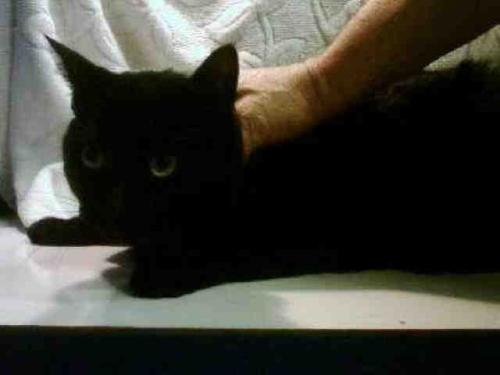
#> input picture data/raw/cats/10408.jpg, 500 x 375 px, found by its file name; its folder holds 3 pictures in this run
$ python data_preprocessing.py
#> lines starting #> are read from the running program, lines starting #| are printed output that depends on the picture
import os
import random
import shutil
from PIL import Image
from kaggle.api.kaggle_api_extended import KaggleApi

RAW_DIR = "data/raw"
PROCESSED_DIR = "data/processed"
IMG_SIZE = 224
SPLITS = {"train": 0.8, "val": 0.1, "test": 0.1}

CLASS_MAP = {
    "Cat": "cats",
    "Dog": "dogs"
}

def download_dataset():
    print("Authenticating Kaggle API...")
    api = KaggleApi()
    api.authenticate()

    print("Downloading dataset from Kaggle...")
    dataset = "bhavikjikadara/dog-and-cat-classification-dataset"
    api.dataset_download_files(dataset, path="data", unzip=True)

    # Find PetImages directory dynamically
    petimages_dir = None
    for root, dirs, _ in os.walk("data"):
        if "PetImages" in dirs:
            petimages_dir = os.path.join(root, "PetImages")
            break

    if petimages_dir is None:
        raise RuntimeError("PetImages directory not found after Kaggle download")

    print("Found PetImages at:", petimages_dir)

    os.makedirs(RAW_DIR, exist_ok=True)

    for src_cls, dst_cls in CLASS_MAP.items():
        src = os.path.join(petimages_dir, src_cls)
        dst = os.path.join(RAW_DIR, dst_cls)

        if not os.path.exists(src):
            raise FileNotFoundError(f"Missing class folder: {src}")

        if not os.path.exists(dst):
            shutil.move(src, dst)

    print("Dataset moved to", RAW_DIR)

def prepare_dirs():
    for split in SPLITS:
        for cls in CLASS_MAP.values():
            os.makedirs(os.path.join(PROCESSED_DIR, split, cls), exist_ok=True)

def resize_and_save(src, dst, augment=False):
#> called with src = 'data/raw/cats/10408.jpg', dst = 'data/processed/train/cats/10408.jpg', augment = True
    try:
        img = Image.open(src).convert("RGB")
#> img is the input picture: PIL image 500x375 RGB; mean R, G, B 62.7, 62.1, 55.1
        img = img.resize((IMG_SIZE, IMG_SIZE))
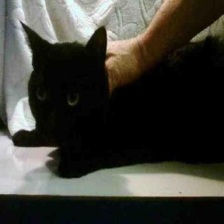
#> img: PIL image 224x224 RGB; mean R, G, B 62.7, 62.1, 55.1
        img.save(dst)

        # Apply augmentation only if flag is True (i.e., for the training set)
        if augment:
            img_flipped = img.transpose(Image.FLIP_LEFT_RIGHT)
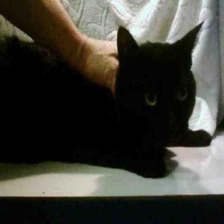
#> img_flipped: PIL image 224x224 RGB; mean R, G, B 62.7, 62.1, 55.1
            base, ext = os.path.splitext(dst)
            aug_dst = f"{base}_aug{ext}"
            img_flipped.save(aug_dst)

    except Exception:
        pass  # Skip corrupted images (important for PetImages dataset)

def preprocess():
    prepare_dirs()

    for cls in CLASS_MAP.values():
        cls_dir = os.path.join(RAW_DIR, cls)
        images = [
            f for f in os.listdir(cls_dir)
            if f.lower().endswith((".jpg", ".jpeg", ".png"))
        ]

        random.shuffle(images)
        n = len(images)

        train_end = int(SPLITS["train"] * n)
        val_end = train_end + int(SPLITS["val"] * n)

        split_map = {
            "train": images[:train_end],
            "val": images[train_end:val_end],
            "test": images[val_end:]
        }

        for split, files in split_map.items():
            for f in files:
                src = os.path.join(cls_dir, f)
                dst = os.path.join(PROCESSED_DIR, split, cls, f)

                # Pass augment=True only if the split is 'train'
                is_train_split = (split == "train")
                resize_and_save(src, dst, augment=is_train_split)

            print(f"{cls} -> {split}: {len(files)} images (plus augmentations if train)")

if __name__ == "__main__":
    if not os.path.exists(os.path.join(RAW_DIR, "cats")) or \
       not os.path.exists(os.path.join(RAW_DIR, "dogs")):
        download_dataset()
    else:
        print("Raw dataset already exists. Skipping download.")

    preprocess()
    print("Preprocessing complete!")
